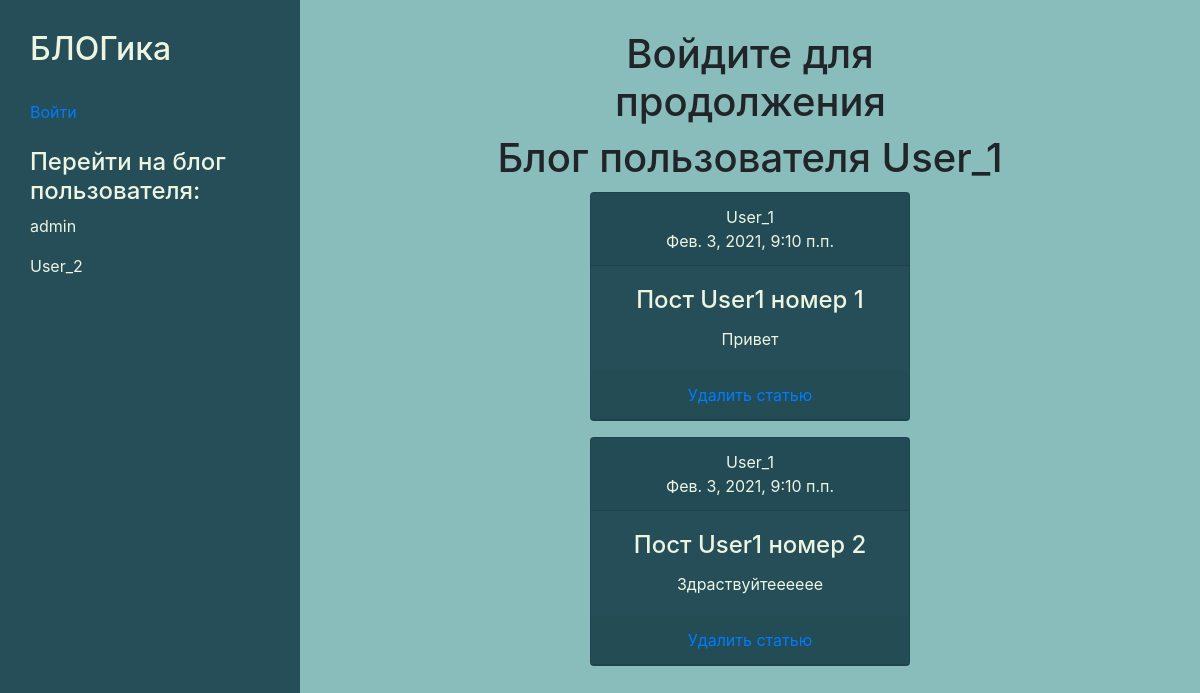
The app's page /blog/User_1/ with its own data.
### post/models.py (models this page shows, shortened)
class Post(models.Model):
    title = models.CharField(("Заголовок"), max_length=50, default='')
    text = models.TextField(("Запись"), default='')
    datetime = models.DateTimeField(("Дата и время записи"), default=datetime.datetime.now)
    author = models.ForeignKey('auth.User', on_delete=models.CASCADE, default='')
    class Meta:
        verbose_name = 'Запись'
        verbose_name_plural = 'Записи'

### post/views.py (the view)
# urls.py: 2. Add a URL to urlpatterns:  path('blog/', include('blog.urls'))
def blog(request, name):
    posts = Post.objects.filter(author=User.objects.filter(username=name)[0].id)
    sub = Subscribers.objects.filter(profile=request.user.id)
    def create_subscribers_list(subscribers_objects):
        result = []
        for sub in subscribers_objects:
            result.append(sub.subscribe.id)
        return result
    def create_users_list(users_objects):
        result = []
        for user in users_objects:
            result.append(user.id)
        return result
    def find_subscribe_info(subscriber=-1):
        if User.objects.filter(id=subscriber):
                btn_title = 'Отписаться'
                btn_class = 'btn btn-secondary'
        else:
                btn_title = 'Подписаться'
                btn_class = 'btn btn-danger'
        return {'subscribe': subscriber, 'btn_title' : btn_title, 'btn_class' : btn_class}
    sub_info = [find_subscribe_info() for i in range(User.objects.all().count() - 1)]
    for i in range(User.objects.all().count() - 1):
        if create_users_list(User.objects.exclude(username=name))[i] in create_subscribers_list(sub):
            sub_info[i] = find_subscribe_info(create_users_list(User.objects.exclude(username=name))[i])
        else:
            sub_info[i] = find_subscribe_info()
    users = list(User.objects.exclude(username=name).values())
    for index, i in enumerate(users):
        i.update(sub_info[index])
    data = {
        'posts' : posts,
        'name' : name,
        'data': users,
        'subscribers' : sub_info,
        'subscribers_list' : create_subscribers_list(sub),
        'subscribers_profile' : request.user.username,
    }
    return render(request, 'post/blog.html', data)

### main/templates/post/blog.html (shortened to what this page needs)
{% extends 'base.html' %}
{% block content %}
    <h1>Блог пользователя {{name}}</h1>
    {% if posts %}
        {% for el in posts %}
            <div class="my_class card text-white bg-dark mb-3 d-inline-block" style="max-width: 20rem;">
                <div class="card-header">{{el.author}} <br> {{el.datetime}}</div>
                <div class="card-body">
                    <h4 class="card-title">{{el.title}}</h4>
                    <p class="card-text">{{el.text}}</p>
                </div>
                <form method='post'>
                    <div class='card-header'><a href="delete/{{el.id}}">Удалить статью</a></div>
                </form>
            </div>
        {% endfor %}
    {% else %}
        <p> У пользователя нет записей </p>
    {% endif %}
{% endblock %}

### main/templates/base.html (shortened to what this page needs)
<!DOCTYPE html>
<html lang="en">
{% load static %}
<head>
    <link rel="stylesheet" href='https://stackpath.bootstrapcdn.com/bootstrap/4.5.2/css/bootstrap.min.css'>
    <link rel="stylesheet" href="{% static 'css/base.css' %}">
</head>
<body>
    <aside>
        <h2>БЛОГика</h2>
        <br>
        {% if user.is_authenticated %}
            <h4>Вы вошли как пользователь:</h4>
            <div class='account'>
                <p>{{user.username}}</p>
                <a href="{% url 'logout' %}"> Выйти </a>
            </div>
            <nav>
                <a href="{% url 'newsfeed' user.username %}"><p>Моя лента новостей</p></a>
                <a href="{% url 'blog' user.username %}"><p>Мой Блог</p></a>
                <a href=""><p>Мои Подписки</p></a>
                <a href=""><p>Мои Подписчики</p></a>
            </nav>
        {% else %}
            <a href="{% url 'login' %}"> Войти </a>
        {% endif %}
        <br>
        <br>
        <h4>Перейти на блог пользователя:</h4>
        {% for i in data %}
            {% if user.username %}
                {% if i.username != user.username %}
                    <div class='user_blog'>
                            <a href="{% url 'blog' i.username %}">{{i.username}}</a>
                            {% if subscribers %}
                                {% if i.btn_title == 'Подписаться' %}
                                    <a class= "btn {{i.btn_class}}" href="{% url 'subscribe' i.username %}">{{i.btn_title}}</a>
                                {% elif i.btn_title == 'Отписаться' %}
                                    <a class= "btn {{i.btn_class}}" href="{% url 'unsubscribe' i.username %}">{{i.btn_title}}</a>
                                {% endif %}
                            {% else %}
                                <a class="btn btn-danger" href="{% url 'subscribe' i.username %}">Подписаться</a>
                            {% endif %}
                {% endif %}
            {% else %}
                            <p>{{i.username}}</p>
            {% endif %}
        {% endfor %}
    </aside>
    <main>
        {% if user.is_authenticated == False %}
            <div  class="container">
                <div  class="row justify-content-center">
                    <div  class="col-4">
                    <h1  class="text-center">Войдите для продолжения</h1>
                    </div>
                </div>
            </div>
        {% endif %}
        {% block content %}{% endblock%}
    </main>
</body>
</html>

### main/static/css/base.css (style rules this page uses)
body { display: flex; background: #88BDBC ; }
aside { background: #254E58 ; max-width: 300px; padding: 2.5%; height: 100vh; color: #EDF5E1; float: left; }
main { text-align: center; width: 100%; margin-top: 2.5%; }
.my_class { max-width: 30%; margin: 10px auto; display: block!important; background: #254E58!important; color: #EDF5E1!important; }

### records on screen
Post: author "User_1", datetime "Фев. 3, 2021, 9:10 п.п.", title "Пост User1 номер 1", text "Привет"
Post: author "User_1", datetime "Фев. 3, 2021, 9:10 п.п.", title "Пост User1 номер 2", text "Здраствуйтееееее"

### other values on screen
{{ i.username }} "admin"
{{ i.username }} "User_2"
{{ name }} "User_1"
